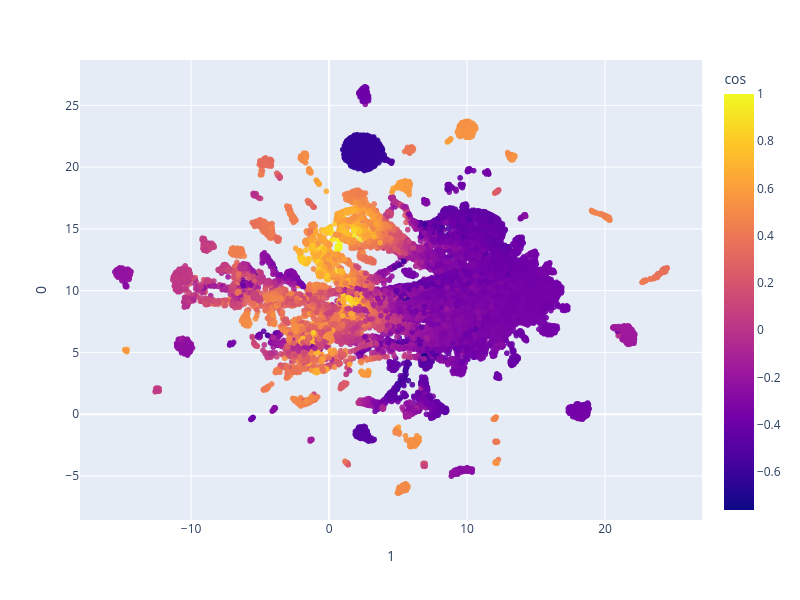

The notebook cell saved with this chart:
### Code cell
import plotly.express as px

fig_2d = px.scatter(
    umap_df, x=1, y=0, color='cos',
hover_data=["pheno", "cos"], hover_name="pheno"
)

# hover name
fig_2d.update_layout(
    width=800,
    height=600,
)
fig_2d.update_traces(opacity=.9)
fig_2d.show()

### Figure 1 — Plotly figure (JSON) as saved in the notebook; plotly's stock layout.template omitted (floating-point values rounded to 4 significant figures; data arrays with more than 128 entries replaced by an {"elided": "..."} marker saying what was removed)
{"data": [{"customdata": {"elided": "25589x2 mixed values"}, "hovertemplate": "<b>%{hovertext}</b><br><br>1=%{x}<br>0=%{y}<br>pheno=%{customdata[0]}<br>cos=%{marker.color}<extra></extra>", "hovertext": {"elided": "25589 str values"}, "legendgroup": "", "marker": {"color": {"elided": "25589 float values"}, "coloraxis": "coloraxis", "symbol": "circle"}, "mode": "markers", "name": "", "opacity": 0.9, "showlegend": false, "type": "scattergl", "x": {"elided": "25589 float values"}, "xaxis": "x", "y": {"elided": "25589 float values"}, "yaxis": "y"}], "layout": {"coloraxis": {"colorbar": {"title": {"text": "cos"}}, "colorscale": [[0, "#0d0887"], [0.1111, "#46039f"], [0.2222, "#7201a8"], [0.3333, "#9c179e"], [0.4444, "#bd3786"], [0.5556, "#d8576b"], [0.6667, "#ed7953"], [0.7778, "#fb9f3a"], [0.8889, "#fdca26"], [1, "#f0f921"]]}, "height": 600, "legend": {"tracegroupgap": 0}, "margin": {"t": 60}, "width": 800, "xaxis": {"anchor": "y", "domain": [0, 1], "title": {"text": "1"}}, "yaxis": {"anchor": "x", "domain": [0, 1], "title": {"text": "0"}}}}
